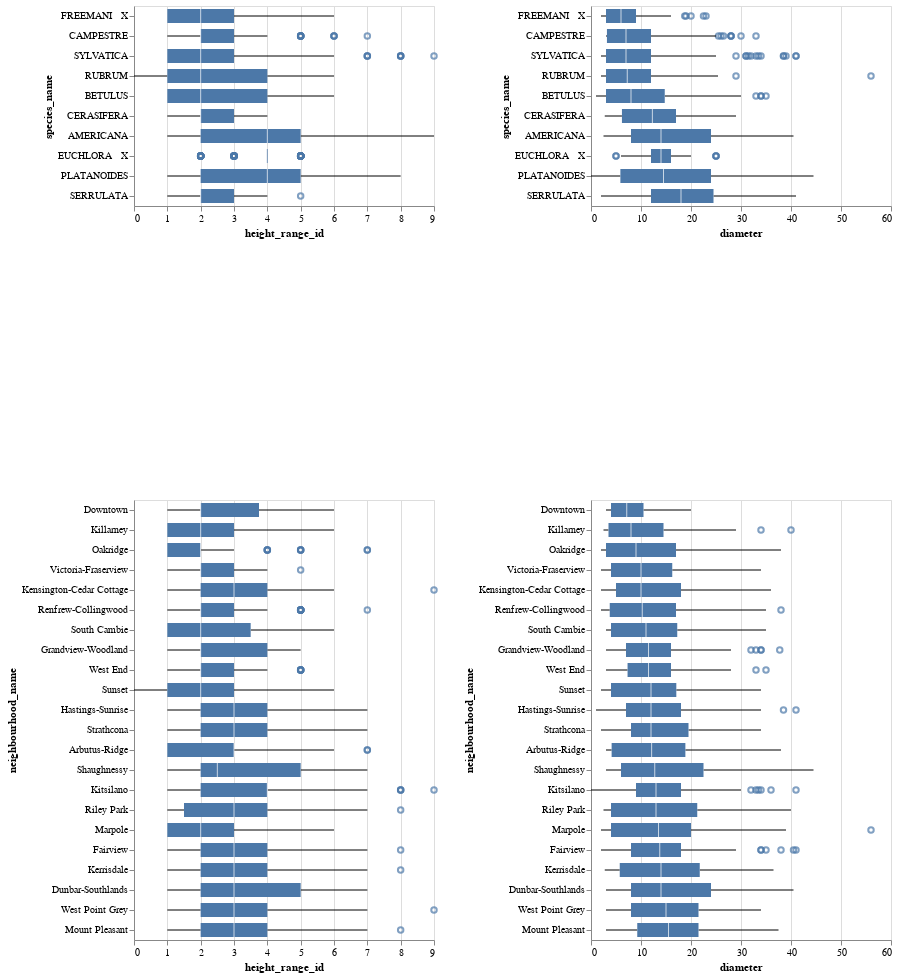

Notebook code for this chart:
### Markdown cell above
In addition to the relationship between numerical columns, now let's explore how they are related to the categorical columns like `species_name` and `neighbourhood_name`.

### Code cell
diameter_order = []

for groupby_col in ['species_name', 'neighbourhood_name']:
    diameter_order.extend(
        filtered_trees_df
        .groupby(groupby_col)['diameter']
        .median()
        .sort_values().index.to_list())


alt.Chart(filtered_trees_df).mark_boxplot().encode(
    alt.X(alt.repeat('column'), type = 'quantitative'), 
    alt.Y(alt.repeat('row'), type = 'nominal', sort = diameter_order)
).repeat(column = ['height_range_id', 'diameter'], row = ['species_name', 'neighbourhood_name'])

### Figure 1 — Vega-Lite specification as saved in the notebook (floating-point values rounded to 4 significant figures; data arrays with more than 128 entries replaced by an {"elided": "..."} marker saying what was removed)
{"config": {"view": {"continuousWidth": 300, "continuousHeight": 300}}, "repeat": {"column": ["height_range_id", "diameter"], "row": ["species_name", "neighbourhood_name"]}, "spec": {"data": {"name": "data-9eff53f91093f3b719bc3635419a336b"}, "mark": {"type": "boxplot"}, "encoding": {"x": {"field": {"repeat": "column"}, "type": "quantitative"}, "y": {"field": {"repeat": "row"}, "sort": ["FREEMANI   X", "CAMPESTRE", "SYLVATICA", "RUBRUM", "BETULUS", "CERASIFERA", "AMERICANA", "EUCHLORA   X", "PLATANOIDES", "SERRULATA", "Downtown", "Killarney", "Oakridge", "Victoria-Fraserview", "Kensington-Cedar Cottage", "Renfrew-Collingwood", "South Cambie", "Grandview-Woodland", "West End", "Sunset", "Hastings-Sunrise", "Strathcona", "Arbutus-Ridge", "Shaughnessy", "Kitsilano", "Riley Park", "Marpole", "Fairview", "Kerrisdale", "Dunbar-Southlands", "West Point Grey", "Mount Pleasant"], "type": "nominal"}}}, "$schema": "https://vega.github.io/schema/vega-lite/v5.20.1.json", "datasets": {"data-9eff53f91093f3b719bc3635419a336b": {"elided": "2497 records"}}}
